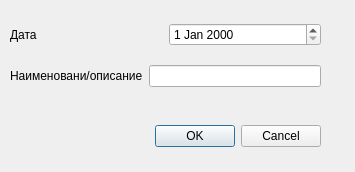
<?xml version="1.0" encoding="UTF-8"?>
<ui version="4.0">
 <class>w_hday_n</class>
 <widget class="QDialog" name="w_hday_n">
  <property name="geometry">
   <rect>
    <x>0</x>
    <y>0</y>
    <width>355</width>
    <height>172</height>
   </rect>
  </property>
  <property name="windowTitle">
   <string>Dialog</string>
  </property>
  <widget class="QDialogButtonBox" name="buttonBox">
   <property name="geometry">
    <rect>
     <x>130</x>
     <y>120</y>
     <width>191</width>
     <height>32</height>
    </rect>
   </property>
   <property name="orientation">
    <enum>Qt::Horizontal</enum>
   </property>
   <property name="standardButtons">
    <set>QDialogButtonBox::Cancel|QDialogButtonBox::Ok</set>
   </property>
  </widget>
  <widget class="QWidget" name="layoutWidget">
   <property name="geometry">
    <rect>
     <x>10</x>
     <y>10</y>
     <width>311</width>
     <height>91</height>
    </rect>
   </property>
   <layout class="QVBoxLayout" name="verticalLayout">
    <item>
     <layout class="QHBoxLayout" name="horizontalLayout_2">
      <item>
       <widget class="QLabel" name="label_2">
        <property name="text">
         <string>Дата</string>
        </property>
       </widget>
      </item>
      <item>
       <widget class="QDateEdit" name="dateEdit"/>
      </item>
     </layout>
    </item>
    <item>
     <layout class="QHBoxLayout" name="horizontalLayout">
      <item>
       <widget class="QLabel" name="label">
        <property name="text">
         <string>Наименовани/описание</string>
        </property>
       </widget>
      </item>
      <item>
       <widget class="QLineEdit" name="lineEdit"/>
      </item>
     </layout>
    </item>
   </layout>
  </widget>
 </widget>
 <resources/>
 <connections>
  <connection>
   <sender>buttonBox</sender>
   <signal>accepted()</signal>
   <receiver>w_hday_n</receiver>
   <slot>accept()</slot>
   <hints>
    <hint type="sourcelabel">
     <x>248</x>
     <y>254</y>
    </hint>
    <hint type="destinationlabel">
     <x>157</x>
     <y>274</y>
    </hint>
   </hints>
  </connection>
  <connection>
   <sender>buttonBox</sender>
   <signal>rejected()</signal>
   <receiver>w_hday_n</receiver>
   <slot>reject()</slot>
   <hints>
    <hint type="sourcelabel">
     <x>316</x>
     <y>260</y>
    </hint>
    <hint type="destinationlabel">
     <x>286</x>
     <y>274</y>
    </hint>
   </hints>
  </connection>
 </connections>
</ui>
